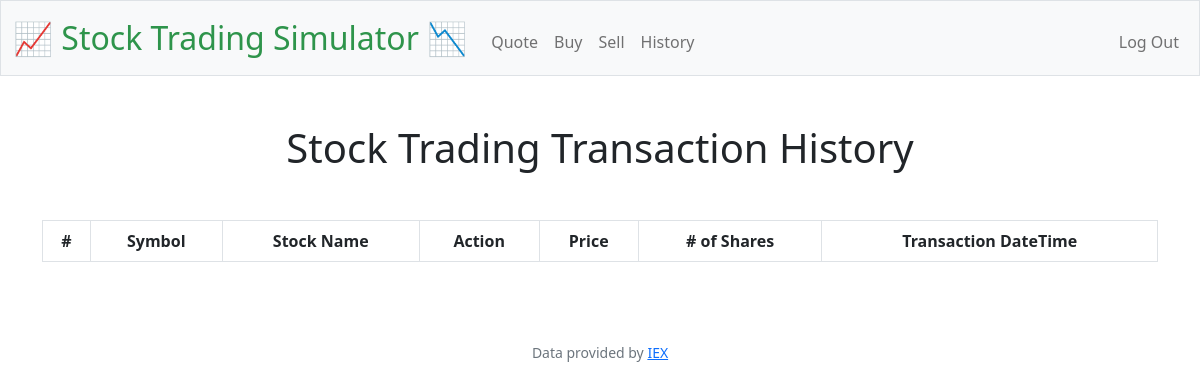
/history (signed in), run on an earlier commit of the app's database.
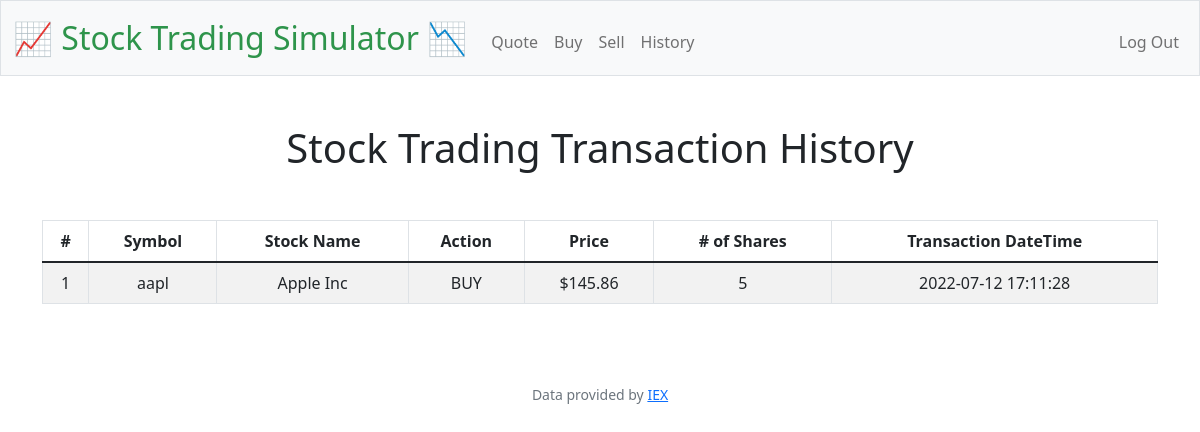
And on a later commit of the database.
### tables this page shows
CREATE TABLE transactions (id INTEGER PRIMARY KEY AUTOINCREMENT NOT NULL, user_id INTEGER NOT NULL, action TEXT NOT NULL CHECK(action IN ('BUY', 'SELL')), symbol TEXT NOT NULL, name TEXT NOT NULL, price NUMERIC NOT NULL, shares INTEGER NOT NULL, datetime TEXT NOT NULL DEFAULT (datetime('now', 'localtime')));

### app.py (the view)
@app.route("/history")
@login_required
def history():
    trades = db.execute(
        "SELECT * FROM transactions WHERE user_id = ? ORDER BY symbol, datetime", (session["user_id"], ))
    trades = trades.fetchall()
    return render_template("history.html", trades=trades)

### app.py (called while the page is built)
def dict_factory(cursor, row):
    d = {}
    for idx, col in enumerate(cursor.description):
        d[col[0]] = row[idx]
    return d

@app.after_request
def after_request(response):
    response.headers["Cache-Control"] = "no-cache, no-store, must-revalidate"
    response.headers["Expires"] = 0
    response.headers["Pragma"] = "no-cache"
    return response

### helpers.py (called while the page is built)
def login_required(f):
    @wraps(f)
    def decorated_function(*args, **kwargs):
        if session.get("user_id") is None:
            return redirect("/login")
        return f(*args, **kwargs)
    return decorated_function

def usd(value):
    return f"${value:,.2f}"

### templates/history.html (shortened to what this page needs)
{% extends "layout.html" %} {% block title %} History {% endblock %} {% block
main %}
<link
    rel="stylesheet"
    type="text/css"
    href="https://cdn.datatables.net/1.12.1/css/jquery.dataTables.css"
/>
<p class="mb-4 display-6">Stock Trading Transaction History</p>
<div
    class="mt-5 mb-3 table-responsive overflow-auto container justify-content-center"
>
    <table
        class="table table-striped table-hover table-bordered"
        id="dthistory"
    >
        <thead>
            <tr>
                <th scope="col">#</th>
                <th scope="col">Symbol</th>
                <th scope="col">Stock Name</th>
                <th scope="col">Action</th>
                <th scope="col">Price</th>
                <th scope="col"># of Shares</th>
                <th scope="col">Transaction DateTime</th>
            </tr>
        </thead>
        <tbody>
            {% for i in range(trades|length) %}
            <tr>
                <td scope="row">{{ i+1 }}</td>
                <td>{{ trades[i]["symbol"] }}</td>
                <td>{{ trades[i]["name"] }}</td>
                <td>{{ trades[i]["action"] }}</td>
                <td>{{ trades[i]["price"]|usd }}</td>
                <td>{{ trades[i]["shares"] }}</td>
                <td>{{ trades[i]["datetime"] }}</td>
            </tr>
            {% endfor %}
        </tbody>
    </table>
</div>
{% endblock %}

### templates/layout.html (shortened to what this page needs)
<!DOCTYPE html>
<html lang="en">
    <head>
        <link
            href="https://cdn.jsdelivr.net/npm/bootstrap@5.1.3/dist/css/bootstrap.min.css"
            rel="stylesheet"
        />
        <link href="/static/styles.css" rel="stylesheet" />
    </head>
    <body>
        <nav class="bg-light border navbar navbar-expand-md navbar-light">
            <div class="container-fluid">
                <a class="navbar-brand" href="/"
                    ><span class="green">📈 Stock Trading Simulator 📉</span></a
                >
                <div class="collapse navbar-collapse" id="navbar">
                    {% if session["user_id"] %}
                    <ul class="navbar-nav me-auto mt-2">
                        <li class="nav-item">
                            <a class="nav-link" href="/quote">Quote</a>
                        </li>
                        <li class="nav-item">
                            <a class="nav-link" href="/buy">Buy</a>
                        </li>
                        <li class="nav-item">
                            <a class="nav-link" href="/sell">Sell</a>
                        </li>
                        <li class="nav-item">
                            <a class="nav-link" href="/history">History</a>
                        </li>
                    </ul>
                    <ul class="navbar-nav ms-auto mt-2">
                        <li class="nav-item">
                            <a class="nav-link" href="/logout">Log Out</a>
                        </li>
                    </ul>
                    {% endif %}
                </div>
            </div>
        </nav>
        <main class="container-fluid py-5 text-center">
            {% block main %}{% endblock %}
        </main>
        <footer class="mb-5 small text-center text-muted">
            Data provided by <a href="https://iexcloud.io/">IEX</a>
        </footer>
    </body>
</html>

### static/styles.css (style rules this page uses)
nav .navbar-brand { font-size: xx-large; }
nav .navbar-brand .green { color: #2e944b; }

What changed in the data, as far as the page shows it:
added transactions: symbol "aapl", name "Apple Inc", action "BUY", price "$145.86", shares "5", datetime "2022-07-12 17:11:28"
Also different on the page:
new list line: "1"
